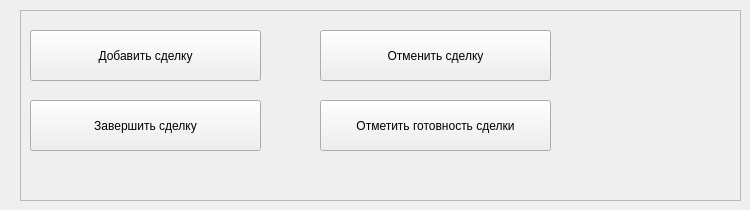
    <widget class="QWidget" name="page_deals">
     <widget class="QFrame" name="frame_deals">
      <property name="geometry">
       <rect>
        <x>20</x>
        <y>10</y>
        <width>721</width>
        <height>191</height>
       </rect>
      </property>
      <property name="styleSheet">
       <string notr="true"/>
      </property>
      <property name="frameShape">
       <enum>QFrame::StyledPanel</enum>
      </property>
      <property name="frameShadow">
       <enum>QFrame::Raised</enum>
      </property>
      <widget class="QPushButton" name="bt_deals_add">
       <property name="geometry">
        <rect>
         <x>10</x>
         <y>20</y>
         <width>231</width>
         <height>51</height>
        </rect>
       </property>
       <property name="styleSheet">
        <string notr="true"/>
       </property>
       <property name="text">
        <string>Добавить сделку</string>
       </property>
      </widget>
      <widget class="QPushButton" name="bt_dealFinish">
       <property name="geometry">
        <rect>
         <x>10</x>
         <y>90</y>
         <width>231</width>
         <height>51</height>
        </rect>
       </property>
       <property name="styleSheet">
        <string notr="true"/>
       </property>
       <property name="text">
        <string>Завершить сделку</string>
       </property>
      </widget>
      <widget class="QPushButton" name="bt_dealsCancel">
       <property name="geometry">
        <rect>
         <x>300</x>
         <y>20</y>
         <width>231</width>
         <height>51</height>
        </rect>
       </property>
       <property name="styleSheet">
        <string notr="true"/>
       </property>
       <property name="text">
        <string>Отменить сделку</string>
       </property>
      </widget>
      <widget class="QPushButton" name="bt_dealSetReady">
       <property name="geometry">
        <rect>
         <x>300</x>
         <y>90</y>
         <width>231</width>
         <height>51</height>
        </rect>
       </property>
       <property name="styleSheet">
        <string notr="true"/>
       </property>
       <property name="text">
        <string>Отметить готовность сделки</string>
       </property>
      </widget>
     </widget>
    </widget>
